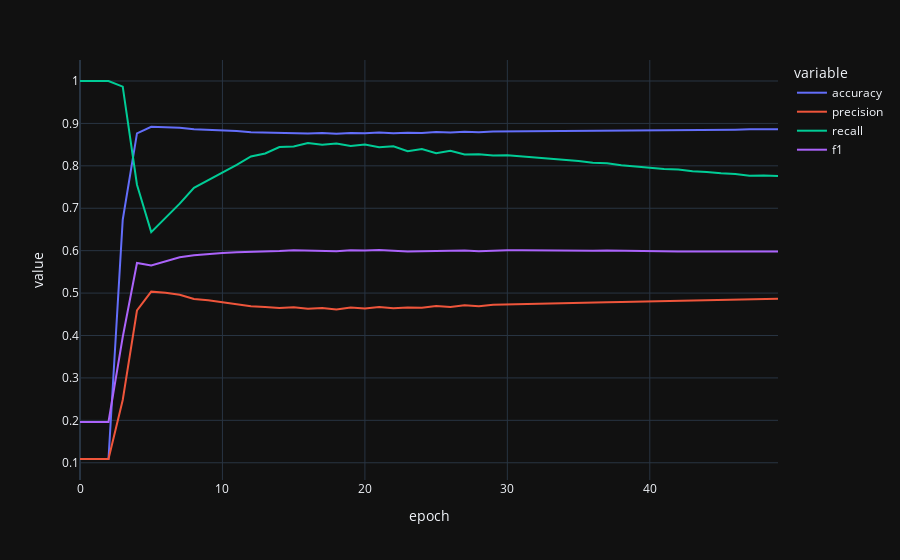

Notebook code cell kept with this figure:
### Code cell
px.line(pd.DataFrame(record_data[1]),x='epoch',y=['accuracy','precision','recall','f1'])

### Figure 1 — Plotly figure (JSON) as saved in the notebook; plotly's stock layout.template omitted (floating-point values rounded to 4 significant figures)
{"data": [{"hovertemplate": "variable=accuracy<br>epoch=%{x}<br>value=%{y}<extra></extra>", "legendgroup": "accuracy", "line": {"color": "#636efa", "dash": "solid"}, "marker": {"symbol": "circle"}, "mode": "lines", "name": "accuracy", "orientation": "v", "showlegend": true, "x": [0, 1, 2, 3, 4, 5, 6, 7, 8, 9, 10, 11, 12, 13, 14, 15, 16, 17, 18, 19, 20, 21, 22, 23, 24, 25, 26, 27, 28, 29, 30, 31, 32, 33, 34, 35, 36, 37, 38, 39, 40, 41, 42, 43, 44, 45, 46, 47, 48, 49], "xaxis": "x", "y": [0.1088, 0.1088, 0.1088, 0.6729, 0.8765, 0.8921, 0.8914, 0.8899, 0.8865, 0.8853, 0.8834, 0.8819, 0.8794, 0.8785, 0.8772, 0.8779, 0.8763, 0.8772, 0.8756, 0.8777, 0.8767, 0.8783, 0.8771, 0.878, 0.8776, 0.8795, 0.8783, 0.8801, 0.8792, 0.8807, 0.8809, 0.8812, 0.8815, 0.8818, 0.8821, 0.8821, 0.8827, 0.8832, 0.8835, 0.8838, 0.8839, 0.8843, 0.8843, 0.8849, 0.8851, 0.8854, 0.8851, 0.886, 0.8857, 0.8864], "yaxis": "y", "type": "scatter"}, {"hovertemplate": "variable=precision<br>epoch=%{x}<br>value=%{y}<extra></extra>", "legendgroup": "precision", "line": {"color": "#EF553B", "dash": "solid"}, "marker": {"symbol": "circle"}, "mode": "lines", "name": "precision", "orientation": "v", "showlegend": true, "x": [0, 1, 2, 3, 4, 5, 6, 7, 8, 9, 10, 11, 12, 13, 14, 15, 16, 17, 18, 19, 20, 21, 22, 23, 24, 25, 26, 27, 28, 29, 30, 31, 32, 33, 34, 35, 36, 37, 38, 39, 40, 41, 42, 43, 44, 45, 46, 47, 48, 49], "xaxis": "x", "y": [0.1088, 0.1088, 0.1088, 0.248, 0.4589, 0.5033, 0.5008, 0.496, 0.486, 0.4829, 0.4782, 0.4747, 0.4692, 0.4671, 0.4647, 0.4664, 0.4629, 0.4649, 0.4613, 0.4659, 0.4638, 0.4673, 0.4644, 0.4662, 0.4655, 0.4697, 0.467, 0.4711, 0.4689, 0.4723, 0.4729, 0.4737, 0.4744, 0.4751, 0.4756, 0.4756, 0.477, 0.4782, 0.479, 0.4797, 0.4799, 0.4809, 0.4807, 0.4822, 0.4829, 0.4836, 0.4829, 0.4852, 0.4845, 0.4864], "yaxis": "y", "type": "scatter"}, {"hovertemplate": "variable=recall<br>epoch=%{x}<br>value=%{y}<extra></extra>", "legendgroup": "recall", "line": {"color": "#00cc96", "dash": "solid"}, "marker": {"symbol": "circle"}, "mode": "lines", "name": "recall", "orientation": "v", "showlegend": true, "x": [0, 1, 2, 3, 4, 5, 6, 7, 8, 9, 10, 11, 12, 13, 14, 15, 16, 17, 18, 19, 20, 21, 22, 23, 24, 25, 26, 27, 28, 29, 30, 31, 32, 33, 34, 35, 36, 37, 38, 39, 40, 41, 42, 43, 44, 45, 46, 47, 48, 49], "xaxis": "x", "y": [1.0, 1.0, 1.0, 0.9866, 0.7556, 0.6438, 0.6764, 0.711, 0.7481, 0.766, 0.7857, 0.8024, 0.8221, 0.8291, 0.8444, 0.8458, 0.854, 0.8499, 0.8525, 0.8466, 0.8503, 0.8436, 0.8462, 0.8343, 0.8395, 0.8295, 0.8354, 0.8269, 0.8273, 0.8243, 0.825, 0.8224, 0.8184, 0.8172, 0.8143, 0.8113, 0.8072, 0.8061, 0.8013, 0.799, 0.7953, 0.7923, 0.7916, 0.7871, 0.7857, 0.7823, 0.7805, 0.7767, 0.7775, 0.776], "yaxis": "y", "type": "scatter"}, {"hovertemplate": "variable=f1<br>epoch=%{x}<br>value=%{y}<extra></extra>", "legendgroup": "f1", "line": {"color": "#ab63fa", "dash": "solid"}, "marker": {"symbol": "circle"}, "mode": "lines", "name": "f1", "orientation": "v", "showlegend": true, "x": [0, 1, 2, 3, 4, 5, 6, 7, 8, 9, 10, 11, 12, 13, 14, 15, 16, 17, 18, 19, 20, 21, 22, 23, 24, 25, 26, 27, 28, 29, 30, 31, 32, 33, 34, 35, 36, 37, 38, 39, 40, 41, 42, 43, 44, 45, 46, 47, 48, 49], "xaxis": "x", "y": [0.1963, 0.1963, 0.1963, 0.3964, 0.571, 0.565, 0.5755, 0.5843, 0.5892, 0.5924, 0.5945, 0.5965, 0.5974, 0.5976, 0.5995, 0.6013, 0.6004, 0.601, 0.5987, 0.601, 0.6002, 0.6014, 0.5997, 0.5981, 0.5989, 0.5998, 0.5991, 0.6002, 0.5986, 0.6005, 0.6012, 0.6011, 0.6006, 0.6008, 0.6005, 0.5997, 0.5996, 0.6003, 0.5996, 0.5995, 0.5986, 0.5986, 0.5982, 0.5981, 0.5981, 0.5977, 0.5966, 0.5973, 0.597, 0.598], "yaxis": "y", "type": "scatter"}], "layout": {"xaxis": {"anchor": "y", "domain": [0.0, 1.0], "title": {"text": "epoch"}}, "yaxis": {"anchor": "x", "domain": [0.0, 1.0], "title": {"text": "value"}}, "legend": {"title": {"text": "variable"}, "tracegroupgap": 0}, "margin": {"t": 60}}}
